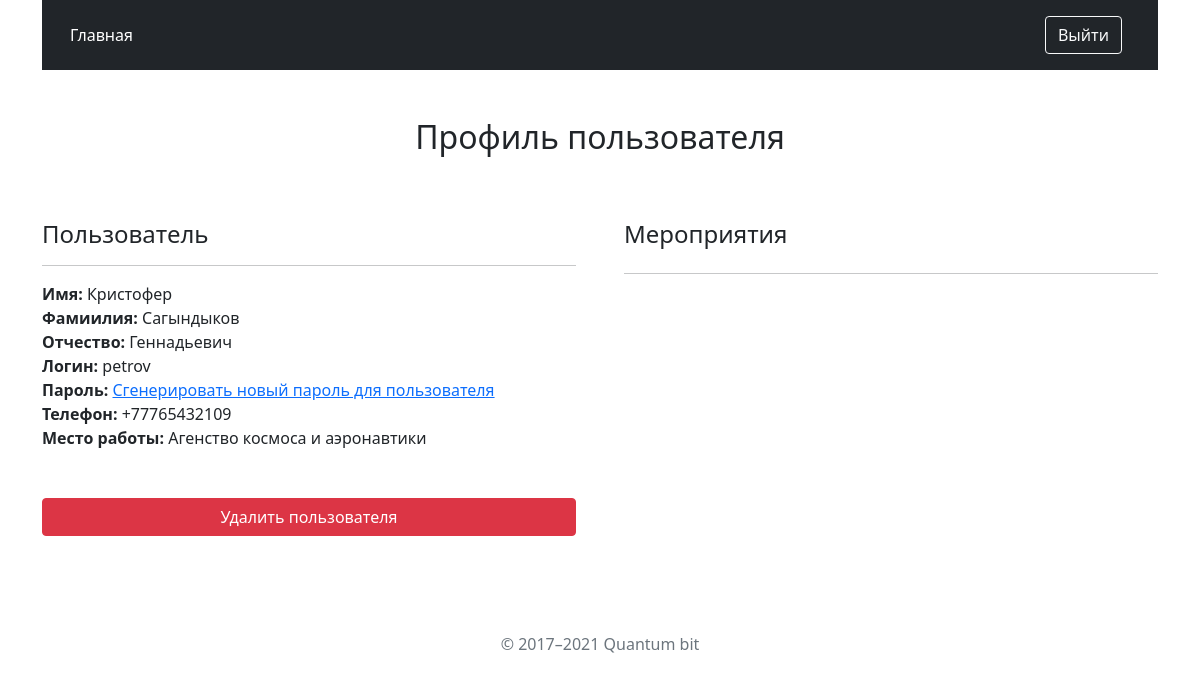
The app's page /show_operator/4/ (signed in), older data.
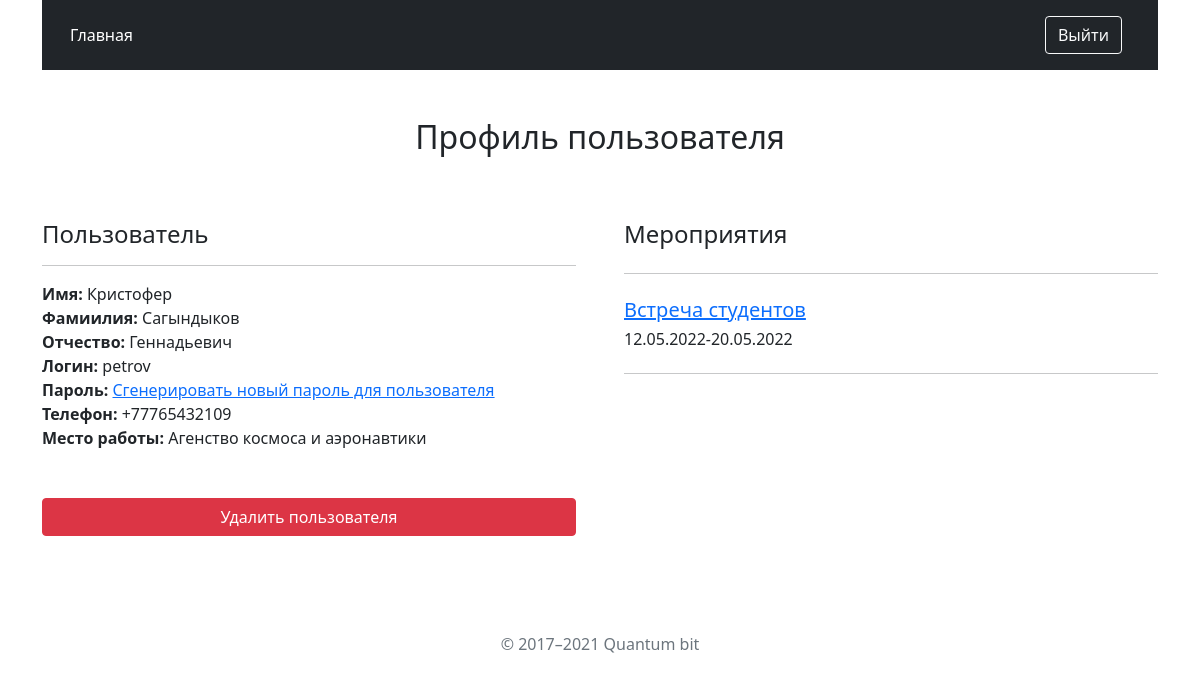
The same page, newer data.
### eventproject/models.py (models this page shows, shortened)
class Event(models.Model):
	name_kaz = models.CharField(max_length=128)
	name_rus = models.CharField(max_length=128)
	name_eng = models.CharField(max_length=128)
	event_code = models.CharField(max_length=20)
	date_start = models.DateField()
	date_end = models.DateField()
	city_code = models.CharField(max_length=20)

### eventproject/views.py (the view)
# urls.py: path('show_operator/<int:operator_id>/', views.show_operator, name='show_operator'),
@user_passes_test(lambda u: u.is_superuser, login_url='/user_login/')
def show_operator(request, operator_id):
    context_dict = {}
    try:
        operator = Operator.objects.get(pk=operator_id)
        startdate = date.today()
        enddate = startdate + timedelta(days=900)
        event_list = operator.events.filter(date_end__range=[startdate, enddate]).order_by('-date_start')
        reqs = Request.objects.filter(created_by = operator).order_by('-date_created')
        context_dict['events'] = event_list
        context_dict['operator'] = operator
        context_dict['reqs'] = reqs
    except Exception as e:
        return HttpResponse("Could not find operator")
    return render(request, 'operator.html', context_dict)

### templates/operator.html (shortened to what this page needs)
<!DOCTYPE html>
{% load static %}
<html>
<head>
    <link rel="stylesheet" type="text/css" href="{% static 'css/all.min.css' %}">
    <link href="{% static 'css/bootstrap.min.css' %}" rel="stylesheet"
>
</head>
<body>
<main>
    <div class="container">
        <header class="p-3 bg-dark text-white">
            <div class="container">
                <div class="d-flex flex-wrap align-items-center justify-content-center justify-content-lg-start">
                    <a href="/avmac/" class="d-flex align-items-center mb-2 mb-lg-0 text-white text-decoration-none">
                        Главная
                    </a>
                    <div class="text-end">
                        <a href="/logout/">
                        <button type="button" class="btn btn-outline-light me-2"> Выйти</button>
                        </a>
                    </div>
                </div>
            </div>
        </header>
        <main>
            <div class="py-5 text-center">
                <h2>Профиль пользователя</h2>
            </div>
            <div class="row g-5">
                <div class="col-md-6 col-lg-6">
                    <h4 class="d-flex justify-content-between align-items-center mb-3">
                        <span class="text">Пользователь</span>
                    </h4>
                    <hr>
                    <b>Имя:</b> {{ operator.user.last_name }}<br>
                    <b>Фамиилия:</b> {{ operator.user.first_name }}<br>
                    <b>Отчество:</b> {{ operator.patronymic }}<br>
                    <b>Логин:</b> {{ operator.user.username }}<br>
                    <b>Пароль:</b> <a href="/new_password/{{ operator.user.username }}/">Сгенерировать новый пароль для пользователя</a><br>
                    <b>Телефон:</b> {{ operator.phone_number }}<br>
                    <b>Место работы:</b> {{ operator.workplace }}<br>
                    <br><br>
                    <a href="/delete_operator/{{ operator.user.username }}/">
                    <button class="w-100 btn btn-danger btn-md" type="submit">Удалить пользователя
                                </button>
                    </a>
                </div>
                <div class="col-md-6 col-lg-6 order-md-last">
                    <h4 class="mb-3">Мероприятия</h4>
                    <hr class="my-4">
                    {% for event in events %}
                    <a href="/show_event/{{ event.id }}/"><h5>{{ event.name_rus }} </h5></a>
                    <h6>{{ event.date_start|date:"d.m.Y" }}-{{ event.date_end|date:"d.m.Y" }}</h6>
                    <hr class="my-4">
                    {% endfor %}
                </div>
            </div>
        </main>
        <footer class="my-5 pt-5 text-muted text-center text-small">
            <p class="mb-1">&copy; 2017–2021 Quantum bit</p>
        </footer>
</body>
</html>

Row changes from the older to the newer data that the page shows:
added Event: name_rus "Встреча студентов", date_start "12.05.2022", date_end "20.05.2022"
